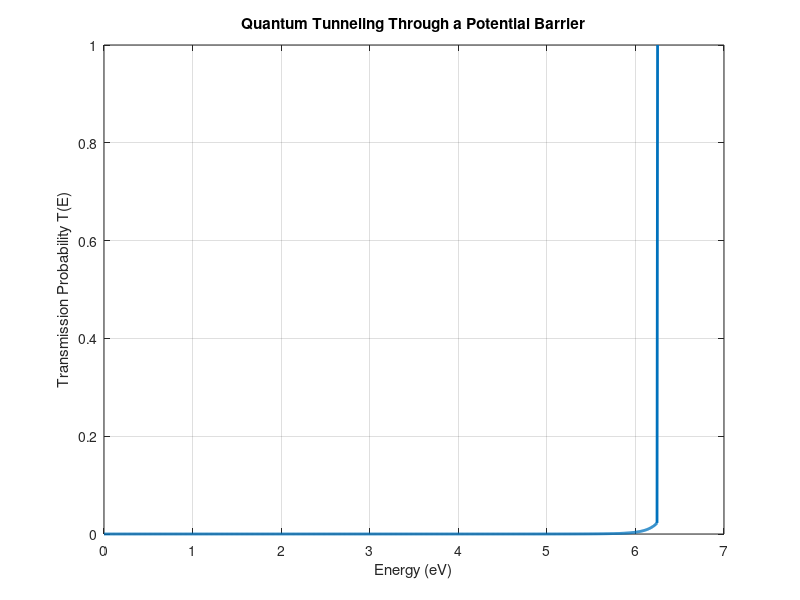

Write the MATLAB code that produced this figure.
% Constants
hbar = 1.0545718e-34;  % Planck's constant (J·s)
m = 9.10938356e-31;    % Mass of an electron (kg)

% Barrier parameters
V0 = 1e-18;   % Barrier height (in Joules, adjust as needed)
a = 1e-9;     % Barrier width (in meters)

% Energy range
E = linspace(0, V0, 1000); % Energies from 0 to V0 (Joules)
% Calculate transmission probability
T = zeros(size(E)); % Initialize array for transmission probabilities

for i = 1:length(E)
    if E(i) < V0
        kappa = sqrt(2 * m * (V0 - E(i))) / hbar;
        T(i) = 1 / (1 + (V0^2 / (4 * E(i) * (V0 - E(i)))) * sinh(kappa * a)^2);
    else
        T(i) = 1; % For E > V0, transmission is effectively 1 (classical case)
    end
end
% Plot transmission probability
figure;
plot(E / 1.6e-19, T, 'LineWidth', 2); % Convert energy to eV for better readability
xlabel('Energy (eV)');
ylabel('Transmission Probability T(E)');
title('Quantum Tunneling Through a Potential Barrier');
grid on;
